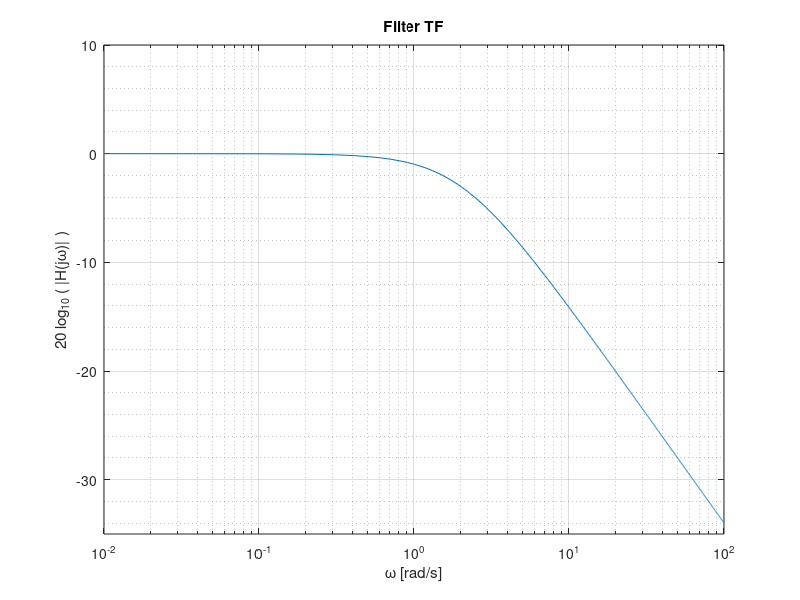
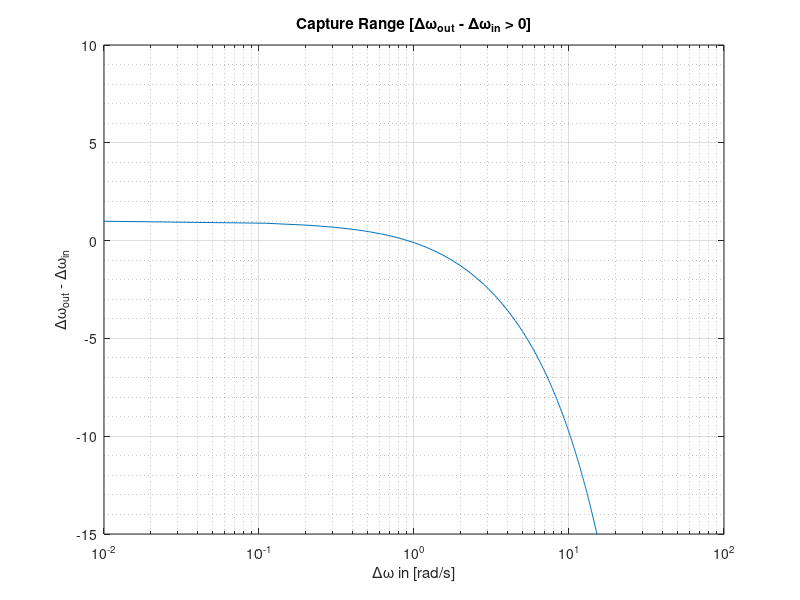
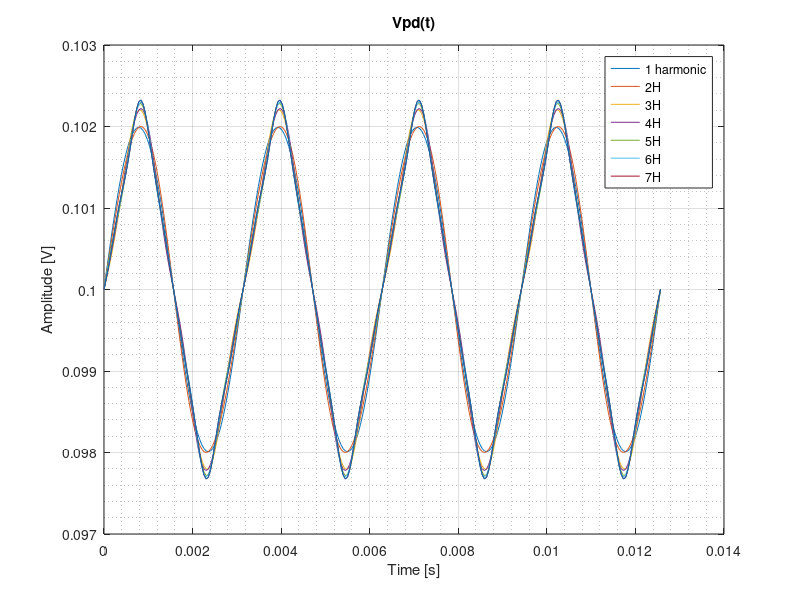

Write MATLAB code to recreate these figures, in order.
%%%% LAB 2: PLL Design

clc; clear;

%%
% settings
tstop = 30; % [s]

% PLL parameters
dw = 0.1;   % [rad/s]
tau = 0.5;  % [s]
Kpd = 1;    % [V/rad]
Kvco = 1;   % [rad/s/V]
w0 = 1e3;   % [rad/s]
wfr = w0;   % [rad/s]

K = Kpd*Kvco;

% second order TF
omega_n = sqrt(K/tau);
zeta = 1/(2*sqrt(K*tau));
Q = 1/(2*zeta);

% Exercise 1: Settling Time:
omega_err = dw*1/100;
ts = 1/(zeta*omega_n)*log(dw/(omega_err*sqrt(1-zeta^2)));
% Case 1: K=1 tau = 0.5 ->  ts_sim = 4.6s; 
% Case 2: K=2 tau = 1 -> ts_theory = 9.4s;  ts_sim = 7.7s


% Exercise 2: 
% a) derive the frequency and the amplitude of the vtune ripple
% definition of Filter TF
H = @(x) 1./(1 + 1i.*x.*tau );

% plot |H(jw)|
figure(1); w = linspace(1e-2,1e2,1e3);
semilogx(w,20*log10(abs(H(w)))); 
ylim([-35 10]);
title('Filter TF');
xlabel('\omega [rad/s]');
ylabel('20 log_{10} ( |H(j\omega)| )');
grid on; grid minor;

% vtune ripple voltage evaluation:
Vripple = Kpd * abs(H(2*(w0+dw)));

% theory: frequency ripple = 2*(w0+dw) Vripple = 1mV
% simulation: check the plot -> same as theory

% b) lock range
% maximum Vpd = Kpd 
% From theory: wmax = wfr + Deltaw_lock_range 
% wmin = wfr - Deltaw_lock_range 
Deltaw_lock_range = Kpd*Kvco;

% Capture range: 
% wmax = wfr + Deltaw_capture_range
% wmin = wfr - Deltaw_capture_range

% input step
Deltaw_step = linspace(1e-2,1e2,1e3);
% capture range: the pll locks if Deltaw_out > Deltaw_step
Deltaw_out = Kpd * abs(H(Deltaw_step))*Kvco;

figure(2); 
semilogx(Deltaw_step, Deltaw_out-Deltaw_step); grid on; grid minor;
title('Capture Range [\Delta\omega_{out} - \Delta\omega_{in} > 0]');
xlabel('\Delta\omega in [rad/s]');
ylabel('\Delta\omega_{out} - \Delta\omega_{in}');
ylim([-15 10]);



%% Exercise 3: define the ripple on Vtune.
% definition of Fourier Series coefficients for Vpd(t)
Tr = (2*pi)/w0;
Vtune_steady_state = 0.1; % [V]
teps = Tr/(2*pi)*(pi/2-Vtune_steady_state); % from PD characteristic

D = (Tr/2-teps)/(Tr/2);
A0 = pi;
offset = -pi/2;

gamma0 = D*A0+offset;
gamma = @(n) D*A0*sin(pi*D*n)/(pi*D*n);


% Plot of the periodic signal Vpd(t)
% with Fourier Series coefficients
Ts = Tr/128;
t = 0:Ts:2*Tr;

% play with the nnharmonics parameters
nharmonics = 7;
Vtune = gamma0;
figure(3);
for i=1:nharmonics
    Vtunei = 2*gamma(i)*H(2*w0*i);
    Vtune = Vtune + abs(Vtunei) .*cos(2.*w0.*t.*i + angle(Vtunei));
    plot(t,Vtune); hold on;
end


plot(t,Vtune); grid on; grid minor;
xlabel('Time [s]');
ylabel('Amplitude [V]');
title('Vpd(t)')
legend('1 harmonic','2H','3H','4H','5H','6H','7H');
hold off;






